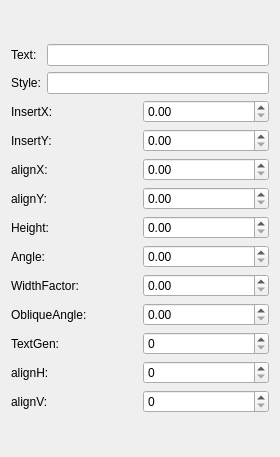
<?xml version="1.0" encoding="UTF-8"?>
<ui version="4.0">
 <class>TextAttritubeWidget</class>
 <widget class="QWidget" name="TextAttritubeWidget">
  <property name="geometry">
   <rect>
    <x>0</x>
    <y>0</y>
    <width>280</width>
    <height>457</height>
   </rect>
  </property>
  <property name="windowTitle">
   <string>Form</string>
  </property>
  <layout class="QVBoxLayout" name="verticalLayout">
   <item>
    <spacer name="verticalSpacer">
     <property name="orientation">
      <enum>Qt::Orientation::Vertical</enum>
     </property>
     <property name="sizeHint" stdset="0">
      <size>
       <width>20</width>
       <height>40</height>
      </size>
     </property>
    </spacer>
   </item>
   <item>
    <layout class="QGridLayout" name="gridLayout_2">
     <item row="0" column="0">
      <widget class="QLabel" name="label_Text">
       <property name="text">
        <string>Text:</string>
       </property>
      </widget>
     </item>
     <item row="0" column="1">
      <widget class="QLineEdit" name="lineEdit_Text"/>
     </item>
     <item row="1" column="0">
      <widget class="QLabel" name="label_Style">
       <property name="text">
        <string>Style:</string>
       </property>
      </widget>
     </item>
     <item row="1" column="1">
      <widget class="QLineEdit" name="lineEdit_Style"/>
     </item>
    </layout>
   </item>
   <item>
    <layout class="QGridLayout" name="gridLayout">
     <item row="0" column="0">
      <widget class="QLabel" name="label_InsertPtX">
       <property name="text">
        <string>InsertX:</string>
       </property>
      </widget>
     </item>
     <item row="0" column="1">
      <widget class="QDoubleSpinBox" name="doubleSpinBox_InsertPtX">
       <property name="maximum">
        <double>999999.000000000000000</double>
       </property>
      </widget>
     </item>
     <item row="1" column="0">
      <widget class="QLabel" name="label_InsertPtY">
       <property name="text">
        <string>InsertY:</string>
       </property>
      </widget>
     </item>
     <item row="1" column="1">
      <widget class="QDoubleSpinBox" name="doubleSpinBox_InsertPtY">
       <property name="maximum">
        <double>999999.000000000000000</double>
       </property>
      </widget>
     </item>
     <item row="2" column="0">
      <widget class="QLabel" name="label_alignPtX">
       <property name="text">
        <string>alignX:</string>
       </property>
      </widget>
     </item>
     <item row="2" column="1">
      <widget class="QDoubleSpinBox" name="doubleSpinBox_alignPtX">
       <property name="maximum">
        <double>999999.000000000000000</double>
       </property>
      </widget>
     </item>
     <item row="3" column="0">
      <widget class="QLabel" name="label_alignPtY">
       <property name="text">
        <string>alignY:</string>
       </property>
      </widget>
     </item>
     <item row="3" column="1">
      <widget class="QDoubleSpinBox" name="doubleSpinBox_alignPtY">
       <property name="maximum">
        <double>999999.000000000000000</double>
       </property>
      </widget>
     </item>
     <item row="4" column="0">
      <widget class="QLabel" name="label_Height">
       <property name="text">
        <string>Height:</string>
       </property>
      </widget>
     </item>
     <item row="4" column="1">
      <widget class="QDoubleSpinBox" name="doubleSpinBox_Height">
       <property name="maximum">
        <double>999999.000000000000000</double>
       </property>
      </widget>
     </item>
     <item row="5" column="0">
      <widget class="QLabel" name="label_Angle">
       <property name="text">
        <string>Angle:</string>
       </property>
      </widget>
     </item>
     <item row="5" column="1">
      <widget class="QDoubleSpinBox" name="doubleSpinBox_Angle">
       <property name="maximum">
        <double>999999.000000000000000</double>
       </property>
      </widget>
     </item>
     <item row="6" column="0">
      <widget class="QLabel" name="label_WidthFactor">
       <property name="text">
        <string>WidthFactor:</string>
       </property>
      </widget>
     </item>
     <item row="6" column="1">
      <widget class="QDoubleSpinBox" name="doubleSpinBox_WidthFactor">
       <property name="maximum">
        <double>999999.000000000000000</double>
       </property>
      </widget>
     </item>
     <item row="7" column="0">
      <widget class="QLabel" name="label_ObliqueAngle">
       <property name="text">
        <string>ObliqueAngle:</string>
       </property>
      </widget>
     </item>
     <item row="7" column="1">
      <widget class="QDoubleSpinBox" name="doubleSpinBox_ObliqueAngle">
       <property name="maximum">
        <double>999999.000000000000000</double>
       </property>
      </widget>
     </item>
     <item row="8" column="0">
      <widget class="QLabel" name="label_TextGen">
       <property name="text">
        <string>TextGen:</string>
       </property>
      </widget>
     </item>
     <item row="8" column="1">
      <widget class="QSpinBox" name="spinBox_TextGen"/>
     </item>
     <item row="9" column="0">
      <widget class="QLabel" name="label_alignH">
       <property name="text">
        <string>alignH:</string>
       </property>
      </widget>
     </item>
     <item row="9" column="1">
      <widget class="QSpinBox" name="spinBox_alignH"/>
     </item>
     <item row="10" column="0">
      <widget class="QLabel" name="label_alignV">
       <property name="text">
        <string>alignV:</string>
       </property>
      </widget>
     </item>
     <item row="10" column="1">
      <widget class="QSpinBox" name="spinBox_alignV"/>
     </item>
    </layout>
   </item>
   <item>
    <spacer name="verticalSpacer_2">
     <property name="orientation">
      <enum>Qt::Orientation::Vertical</enum>
     </property>
     <property name="sizeHint" stdset="0">
      <size>
       <width>20</width>
       <height>40</height>
      </size>
     </property>
    </spacer>
   </item>
  </layout>
 </widget>
 <resources/>
 <connections/>
</ui>
